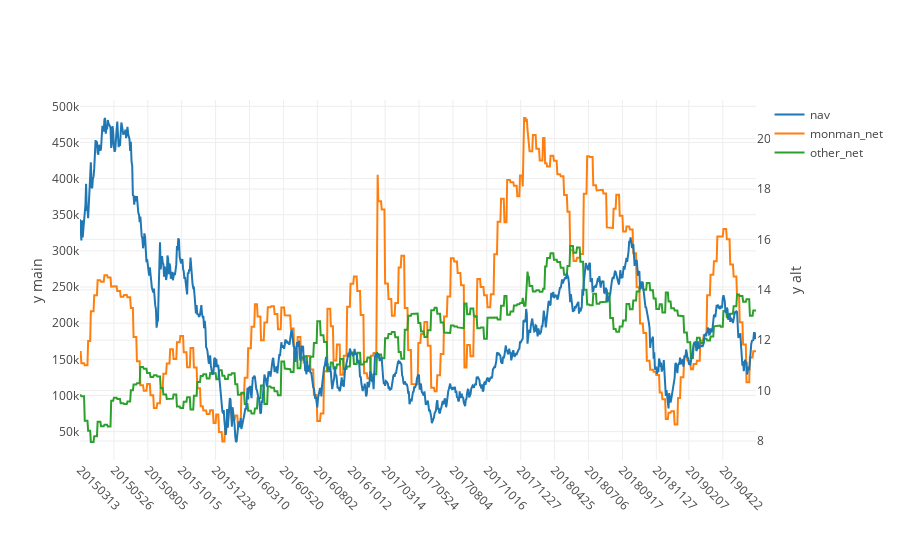

Write notebook code for a chart like this one.
### Code cell
f = ju.plotly_plot(ddd[['trade_date','nav','monman_net','other_net']],x_column='trade_date',bar_plot=False,yaxis2_cols=['nav'])
iplot(f)

### Figure 1 — Plotly figure (JSON) as saved in the notebook; plotly's stock layout.template omitted (floating-point values rounded to 4 significant figures; data arrays with more than 128 entries replaced by an {"elided": "..."} marker saying what was removed)
{"data": [{"name": "nav", "type": "scatter", "uid": "fac677e2-a1cc-11e9-ad3e-8c859025e7f9", "x": {"elided": "1000 int values"}, "y": {"elided": "1000 float values"}, "yaxis": "y2"}, {"name": "monman_net", "type": "scatter", "uid": "fac67966-a1cc-11e9-970c-8c859025e7f9", "x": {"elided": "1000 int values"}, "y": {"elided": "1000 int values"}, "yaxis": "y"}, {"name": "other_net", "type": "scatter", "uid": "fac67a2e-a1cc-11e9-a4d0-8c859025e7f9", "x": {"elided": "1000 int values"}, "y": {"elided": "1000 int values"}, "yaxis": "y"}], "layout": {"margin": {"b": 100}, "xaxis": {"tickangle": 45, "ticktext": [20150313, 20150526, 20150805, 20151015, 20151228, 20160310, 20160520, 20160802, 20161012, 20170314, 20170524, 20170804, 20171016, 20171227, 20180425, 20180706, 20180917, 20181127, 20190207, 20190422], "tickvals": [20150313, 20150526, 20150805, 20151015, 20151228, 20160310, 20160520, 20160802, 20161012, 20170314, 20170524, 20170804, 20171016, 20171227, 20180425, 20180706, 20180917, 20181127, 20190207, 20190422], "type": "category"}, "yaxis": {"title": "y main"}, "yaxis2": {"overlaying": "y", "side": "right", "title": "y alt"}}}
